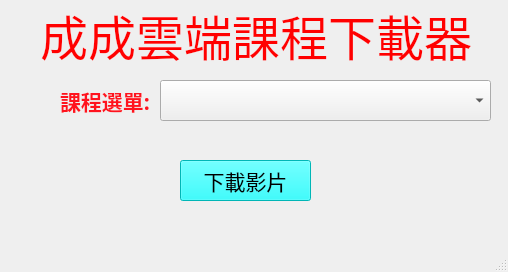
<?xml version="1.0" encoding="UTF-8"?>
<ui version="4.0">
 <class>MainWindow</class>
 <widget class="QMainWindow" name="MainWindow">
  <property name="geometry">
   <rect>
    <x>0</x>
    <y>0</y>
    <width>508</width>
    <height>272</height>
   </rect>
  </property>
  <property name="windowTitle">
   <string>MainWindow</string>
  </property>
  <property name="styleSheet">
   <string notr="true">background-image:url(&quot;D:555.jpg&quot;);</string>
  </property>
  <widget class="QWidget" name="centralwidget">
   <widget class="QComboBox" name="comboBox">
    <property name="geometry">
     <rect>
      <x>160</x>
      <y>80</y>
      <width>331</width>
      <height>41</height>
     </rect>
    </property>
   </widget>
   <widget class="QLabel" name="label">
    <property name="geometry">
     <rect>
      <x>40</x>
      <y>10</y>
      <width>451</width>
      <height>51</height>
     </rect>
    </property>
    <property name="font">
     <font>
      <family>華康少女文字W5</family>
      <pointsize>36</pointsize>
     </font>
    </property>
    <property name="styleSheet">
     <string notr="true">background:transparent;
color:rgb(255, 0, 0)</string>
    </property>
    <property name="text">
     <string>成成雲端課程下載器</string>
    </property>
   </widget>
   <widget class="QLabel" name="label_2">
    <property name="geometry">
     <rect>
      <x>60</x>
      <y>80</y>
      <width>101</width>
      <height>41</height>
     </rect>
    </property>
    <property name="font">
     <font>
      <family>Bahnschrift SemiBold Condensed</family>
      <pointsize>16</pointsize>
      <weight>75</weight>
      <bold>true</bold>
     </font>
    </property>
    <property name="styleSheet">
     <string notr="true">background:transparent;
color:rgb(255, 19, 30)</string>
    </property>
    <property name="text">
     <string>課程選單:</string>
    </property>
   </widget>
   <widget class="QPushButton" name="pushButton">
    <property name="geometry">
     <rect>
      <x>180</x>
      <y>160</y>
      <width>131</width>
      <height>41</height>
     </rect>
    </property>
    <property name="font">
     <font>
      <family>Broadway</family>
      <pointsize>16</pointsize>
     </font>
    </property>
    <property name="styleSheet">
     <string notr="true">background:rgb(0, 255, 255)</string>
    </property>
    <property name="text">
     <string>下載影片</string>
    </property>
   </widget>
  </widget>
  <widget class="QMenuBar" name="menubar">
   <property name="geometry">
    <rect>
     <x>0</x>
     <y>0</y>
     <width>508</width>
     <height>21</height>
    </rect>
   </property>
  </widget>
  <widget class="QStatusBar" name="statusbar"/>
 </widget>
 <resources/>
 <connections/>
</ui>
